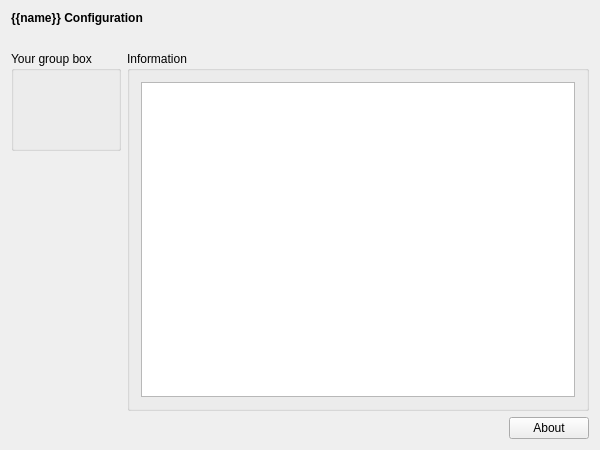
<?xml version="1.0" encoding="UTF-8"?>
<ui version="4.0">
 <class>{{setup_widget_name}}</class>
 <widget class="QWidget" name="{{setup_widget_name}}">
  <property name="geometry">
   <rect>
    <x>0</x>
    <y>0</y>
    <width>600</width>
    <height>450</height>
   </rect>
  </property>
  <property name="windowTitle">
   <string>{{setup_widget_name}}</string>
  </property>
  <layout class="QVBoxLayout" name="verticalLayout">
   <item>
    <widget class="QLabel" name="m_qLabel_Headline">
     <property name="font">
      <font>
       <weight>75</weight>
       <bold>true</bold>
      </font>
     </property>
     <property name="text">
      <string>{{name}} Configuration</string>
     </property>
    </widget>
   </item>
   <item>
    <spacer name="m_qVerticalSpacer_Headline">
     <property name="orientation">
      <enum>Qt::Vertical</enum>
     </property>
     <property name="sizeType">
      <enum>QSizePolicy::Fixed</enum>
     </property>
     <property name="sizeHint" stdset="0">
      <size>
       <width>20</width>
       <height>20</height>
      </size>
     </property>
    </spacer>
   </item>
   <item>
    <layout class="QGridLayout" name="m_qGridLayout_main">
     <item row="0" column="0">
      <widget class="QGroupBox" name="m_qGroupBox_yourGroupBox">
       <property name="sizePolicy">
        <sizepolicy hsizetype="Minimum" vsizetype="Preferred">
         <horstretch>0</horstretch>
         <verstretch>0</verstretch>
        </sizepolicy>
       </property>
       <property name="minimumSize">
        <size>
         <width>0</width>
         <height>100</height>
        </size>
       </property>
       <property name="title">
        <string>Your group box</string>
       </property>
       <property name="flat">
        <bool>false</bool>
       </property>
       <layout class="QGridLayout" name="m_qGridLayout_Properties"/>
      </widget>
     </item>
     <item row="0" column="1" rowspan="2" colspan="2">
      <widget class="QGroupBox" name="m_qGroupBox_Information">
       <property name="title">
        <string>Information</string>
       </property>
       <layout class="QGridLayout" name="m_qGridLayout_Information">
        <item row="0" column="0">
         <widget class="QTextBrowser" name="m_qTextBrowser_Information"/>
        </item>
       </layout>
      </widget>
     </item>
     <item row="2" column="1">
      <spacer name="m_qHorizontalSpacer_About">
       <property name="orientation">
        <enum>Qt::Horizontal</enum>
       </property>
       <property name="sizeHint" stdset="0">
        <size>
         <width>40</width>
         <height>20</height>
        </size>
       </property>
      </spacer>
     </item>
     <item row="1" column="0">
      <spacer name="m_qVerticalSpacer_LeftRow">
       <property name="orientation">
        <enum>Qt::Vertical</enum>
       </property>
       <property name="sizeHint" stdset="0">
        <size>
         <width>20</width>
         <height>40</height>
        </size>
       </property>
      </spacer>
     </item>
     <item row="2" column="2">
      <widget class="QPushButton" name="m_qPushButton_About">
       <property name="text">
        <string>About</string>
       </property>
      </widget>
     </item>
    </layout>
   </item>
  </layout>
 </widget>
 <layoutdefault spacing="6" margin="11"/>
 <resources/>
 <connections/>
</ui>
